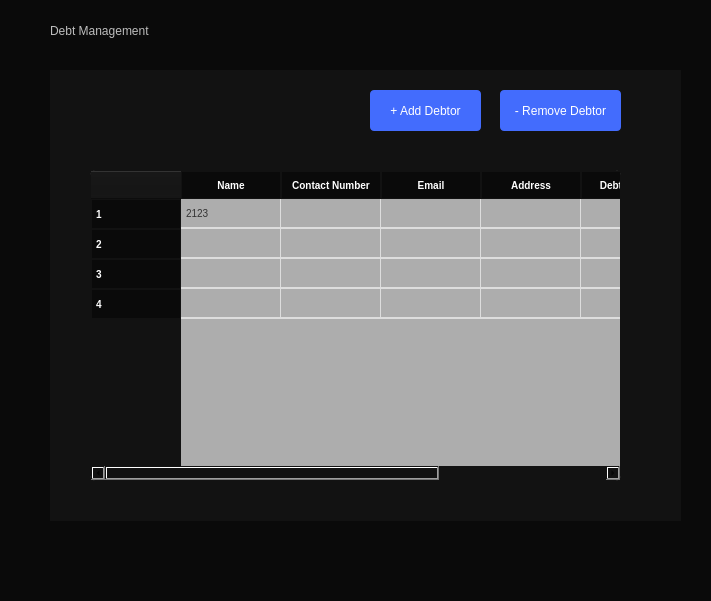
     <widget class="QWidget" name="widget_82" native="true">
      <property name="geometry">
       <rect>
        <x>270</x>
        <y>100</y>
        <width>711</width>
        <height>601</height>
       </rect>
      </property>
      <property name="styleSheet">
       <string notr="true">background:#0a0a0a;</string>
      </property>
      <widget class="QLabel" name="label_244">
       <property name="geometry">
        <rect>
         <x>50</x>
         <y>0</y>
         <width>181</width>
         <height>61</height>
        </rect>
       </property>
       <property name="styleSheet">
        <string notr="true">font: 16pt &quot;Sans Serif Collection&quot;;
border:none;
color:rgb(189, 189, 189);</string>
       </property>
       <property name="text">
        <string>Debt Management</string>
       </property>
      </widget>
      <widget class="QWidget" name="widget_83" native="true">
       <property name="geometry">
        <rect>
         <x>50</x>
         <y>70</y>
         <width>631</width>
         <height>451</height>
        </rect>
       </property>
       <property name="styleSheet">
        <string notr="true">background : #121212;</string>
       </property>
       <widget class="QPushButton" name="removeDebtorBtn">
        <property name="geometry">
         <rect>
          <x>450</x>
          <y>20</y>
          <width>121</width>
          <height>41</height>
         </rect>
        </property>
        <property name="styleSheet">
         <string notr="true">background:#436cfd;
font: 500 10pt &quot;Microsoft Sans Serif&quot;;
color:white;
border-radius: 4px;
</string>
        </property>
        <property name="text">
         <string>- Remove Debtor</string>
        </property>
       </widget>
       <widget class="QPushButton" name="addDebtorBtn">
        <property name="geometry">
         <rect>
          <x>320</x>
          <y>20</y>
          <width>111</width>
          <height>41</height>
         </rect>
        </property>
        <property name="styleSheet">
         <string notr="true">background:#436cfd;
font: 500 10pt &quot;Microsoft Sans Serif&quot;;
color:white;
border-radius: 4px;
</string>
        </property>
        <property name="text">
         <string>+ Add Debtor</string>
        </property>
       </widget>
       <widget class="QTableWidget" name="debtorsTable">
        <property name="geometry">
         <rect>
          <x>40</x>
          <y>100</y>
          <width>531</width>
          <height>311</height>
         </rect>
        </property>
        <property name="styleSheet">
         <string notr="true">QTableWidget, QTableView {
    border: 1px solid #121212;
    border-radius: 5px;
    gridline-color: #ddd;
    background-color: #adadad;
    font-size: 10px;
    font-family: Arial, sans-serif;
    color: #333;
    selection-background-color: #0078D7;
    selection-color: white;
	MAX-WIDTH:600PX;
}



QHeaderView::section {
	width : 80px;
    background-color:#0a0a0a;
    color: white;
    padding: 4px;
    border: 1px solid #121212;
    font-size: 10px;
    font-weight: bold;

}

QTableWidget::item, QTableView::item {
    padding: 2px;
    border-bottom: 1px solid #ddd;
    text-align: center;
	 min-width: 250px;
}

QTableWidget::item:selected, QTableView::item:selected {
    background-color: #0078D7;
    color: white;

}

QTableCornerButton::section {
    background-color: #adadad;
    border: 1px solid #adadad;
	border-top-left-radius: 8px;

  
}
</string>
        </property>
        <row/>
        <row/>
        <row/>
        <row/>
        <column>
         <property name="text">
          <string>Name</string>
         </property>
        </column>
        <column>
         <property name="text">
          <string>Contact Number</string>
         </property>
        </column>
        <column>
         <property name="text">
          <string>Email</string>
         </property>
        </column>
        <column>
         <property name="text">
          <string>Address</string>
         </property>
        </column>
        <column>
         <property name="text">
          <string>Debt Amount</string>
         </property>
        </column>
        <column>
         <property name="text">
          <string>Date</string>
         </property>
        </column>
        <item row="0" column="0">
         <property name="text">
          <string>2123</string>
         </property>
         <property name="icon">
          <iconset theme="QIcon::ThemeIcon::FormatJustifyCenter"/>
         </property>
        </item>
        <item row="0" column="1">
         <property name="text">
          <string/>
         </property>
         <property name="icon">
          <iconset theme="QIcon::ThemeIcon::FormatJustifyCenter"/>
         </property>
        </item>
        <item row="0" column="2">
         <property name="text">
          <string/>
         </property>
         <property name="font">
          <font>
           <family>Times New Roman</family>
          </font>
         </property>
         <property name="icon">
          <iconset theme="QIcon::ThemeIcon::FormatJustifyCenter"/>
         </property>
        </item>
        <item row="0" column="3">
         <property name="text">
          <string/>
         </property>
         <property name="textAlignment">
          <set>AlignCenter</set>
         </property>
         <property name="icon">
          <iconset theme="QIcon::ThemeIcon::FormatJustifyCenter"/>
         </property>
         <property name="flags">
          <set>ItemIsSelectable|ItemIsDragEnabled|ItemIsDropEnabled|ItemIsUserCheckable|ItemIsEnabled</set>
         </property>
        </item>
       </widget>
      </widget>
     </widget>
